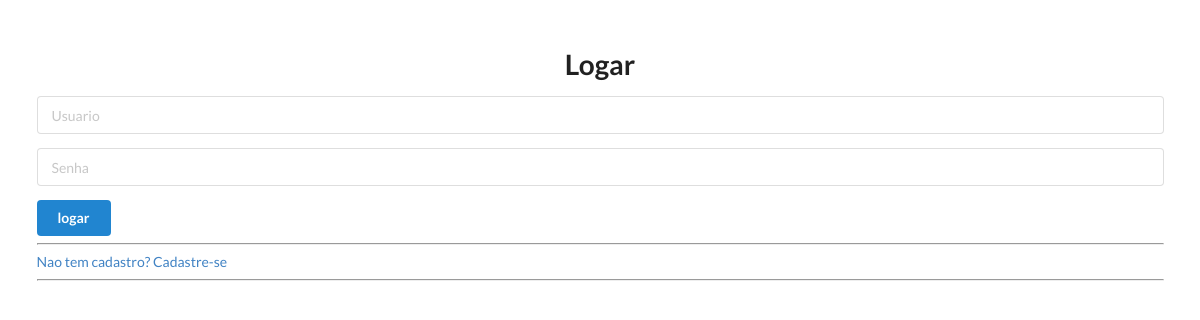
Before: / with the older database file.
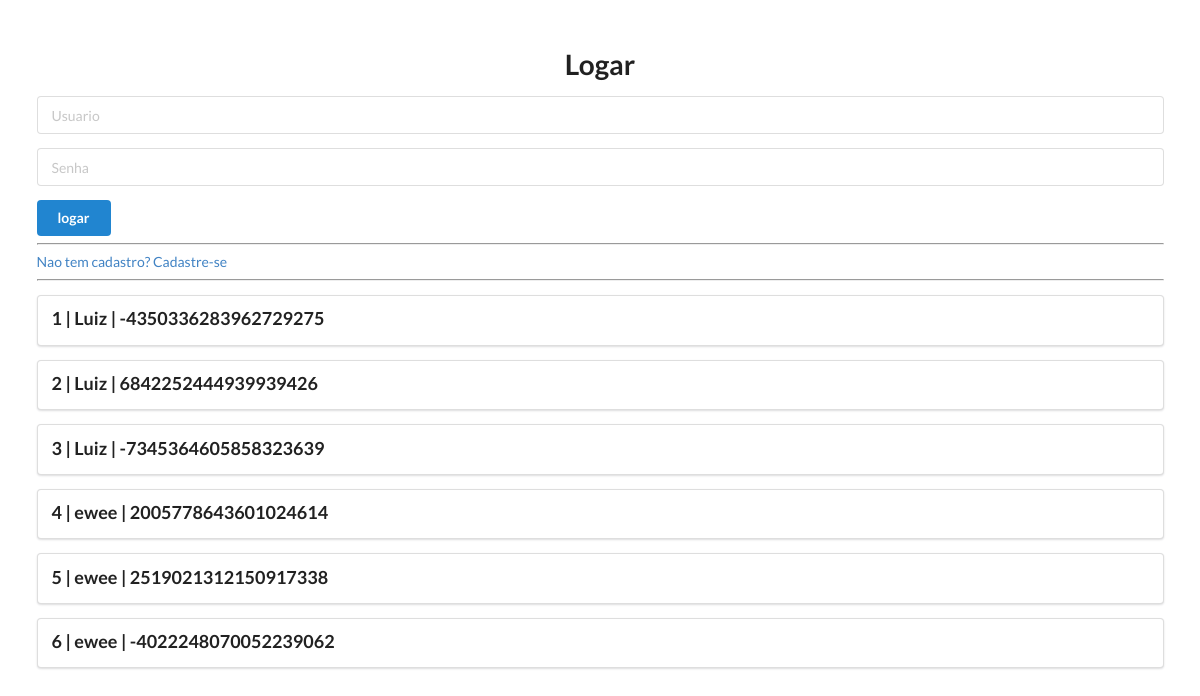
After: the same page with the newer database file.
### models.py (models this page shows)
class User(Base):
    __tablename__ = "Users"
    id = Column(Integer, primary_key=True, index=True)
    user = Column(String)
    password = Column(String)
    role = Column(String)

### app.py (the view)
@app.get("/")
def home(request: Request, db: Session = Depends(get_db)):
    users = db.query(models.User).all()
    return templates.TemplateResponse("base.html", {"request": request, "user_list": users})

### templates/base.html (shortened to what this page needs)
<!DOCTYPE html>
<html lang="en">
<head>
    <link rel="stylesheet" href="https://cdn.jsdelivr.net/npm/semantic-ui@2.4.2/dist/semantic.min.css">
</head>
<body>
    <div style="margin-top: 50px;" class="ui container">
        <h1 class="ui center aligned header">Logar</h1>
        <form class="ui form" action="/logar" method="post">
            <div class="field">
                <input type="text" name="user" placeholder="Usuario"><br>
            </div>
            <div class="field">
                <input type="password" name="password" placeholder="Senha"><br>
            </div>
            <button class="ui blue button" type="submit">logar</button>
        </form>
        <hr>
        <a href="/cadastro">Nao tem cadastro? Cadastre-se</a>
        <hr>
        {% for user in user_list %}
        <div class="ui segment">
            <p class="ui big header">{{ user.id }} | {{ user.user }} | {{ user.password }}</p>
        </div>
        {% endfor %}
    </div>
</body>
</html>

Changed rows visible on the page:
added User: id "1", user "Luiz", password "-4350336283962729275"
added User: id "2", user "Luiz", password "6842252444939939426"
added User: id "3", user "Luiz", password "-7345364605858323639"
added User: id "4", user "ewee", password "2005778643601024614"
added User: id "5", user "ewee", password "2519021312150917338"
added User: id "6", user "ewee", password "-4022248070052239062"
